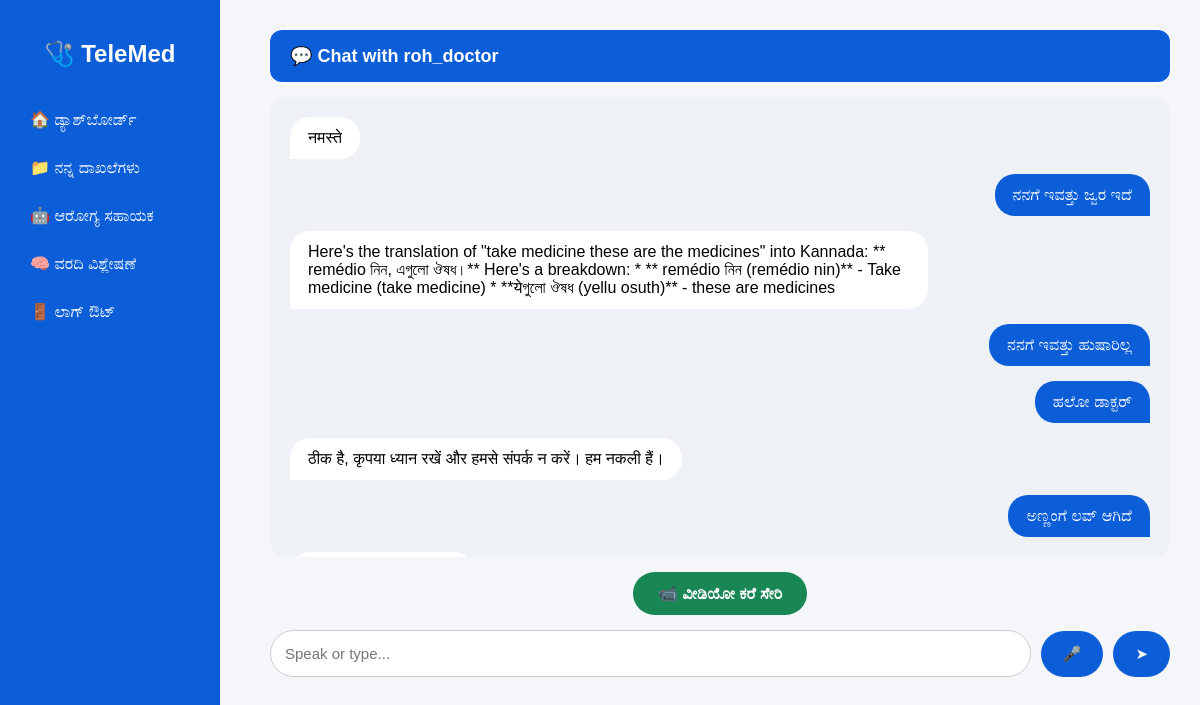
The page /chat/2 (signed in) on the database its author committed.
### tables this page shows
CREATE TABLE users (
            id INTEGER PRIMARY KEY AUTOINCREMENT,
            name TEXT,
            email TEXT,
            password TEXT,
            role TEXT
        );

CREATE TABLE messages (
            id INTEGER PRIMARY KEY AUTOINCREMENT,
            sender_id INTEGER,
            receiver_id INTEGER,
            message_en TEXT,
            message_kn TEXT,
            timestamp DATETIME DEFAULT CURRENT_TIMESTAMP
        );

### app.py (the view, shortened to what this page needs)
@app.route("/chat/<int:other_id>", methods=["GET", "POST"])
def chat(other_id):
    if "user_id" not in session:
        return redirect(url_for("login"))
    db = get_db()
    cur = db.cursor()
    if session["role"] == "patient":
        cur.execute("""
            SELECT sender_id,message_kn
            FROM messages
            WHERE (sender_id=? AND receiver_id=?)
               OR (sender_id=? AND receiver_id=?)
            ORDER BY timestamp
        """, (session["user_id"], other_id, other_id, session["user_id"]))
    chats = cur.fetchall()
    cur.execute("SELECT name FROM users WHERE id=?", (other_id,))
    other_name = cur.fetchone()[0]
    db.close()
    return render_template(
        "chat.html",
        chats=chats,
        other_name=other_name
    )

### app.py (called while the page is built)
def get_db():
    return sqlite3.connect("db.sqlite3")

### templates/chat.html (shortened to what this page needs)
{% extends "layout.html" %}
{% block content %}
<div class="chat-header">
    💬 Chat with {{ other_name }}
</div>
<div class="chat-box" id="chatBox">
    {% for msg in chats %}
        {% if msg[0] == session.user_id %}
            <div class="msg-you">
                <span>{{ msg[1] }}</span>
            </div>
        {% else %}
            <div class="msg-other">
                <span>{{ msg[1] }}</span>
            </div>
        {% endif %}
    {% endfor %}
</div>
<div class="video-bar">
    <a href="https://meet.google.com/kzw-rqov-ric" target="_blank">
    📹
    {% if session.role == "patient" %}
        ವೀಡಿಯೋ ಕರೆ ಸೇರಿ
    {% else %}
        Join Video Call
    {% endif %}
</a>
</div>
<form method="post" class="input-area">
    <input id="msg" name="message" placeholder="Speak or type..." required>
    {% if session.role == "patient" %}
    <button type="button"
            class="mic-btn-inline"
            onmousedown="startRecording()"
            onmouseup="stopRecording()"
            ontouchstart="startRecording()"
            ontouchend="stopRecording()">
        🎤
    </button>
    {% endif %}
    <button type="submit">➤</button>
</form>
{% endblock %}

### templates/layout.html (style rules this page uses)
body { margin: 0; font-family: Arial, sans-serif; background: #f4f6f9; }

### templates/chat.html (style rules this page uses)
.chat-header { background: #0b5ed7; color: white; padding: 15px 20px; border-radius: 12px; font-size: 18px; font-weight: bold; margin-bottom: 15px; }
.chat-box { height: 420px; overflow-y: auto; padding: 20px; background: #eef2f7; border-radius: 15px; }
.msg-you { text-align: right; margin-bottom: 15px; }
.msg-you span { display: inline-block; background: #0b5ed7; color: white; padding: 12px 18px; border-radius: 20px 20px 0 20px; max-width: 70%; }
.msg-other { text-align: left; margin-bottom: 15px; }
.msg-other span { display: inline-block; background: white; padding: 12px 18px; border-radius: 20px 20px 20px 0; max-width: 70%; }
.input-area { display: flex; align-items: center; gap: 10px; margin-top: 15px; }
.input-area input { flex: 1; padding: 14px; border-radius: 25px; border: 1px solid #ccc; font-size: 15px; }
.input-area button { padding: 14px 22px; border: none; border-radius: 25px; background: #0b5ed7; color: white; font-size: 15px; cursor: pointer; }
.video-bar { text-align: center; margin: 15px 0; }
.video-bar a { display: inline-block; padding: 12px 25px; background: #198754; color: white; text-decoration: none; border-radius: 25px; font-weight: bold; }

### rows shown on the page
users: name "roh_doctor"
messages: message_kn "नमस्ते"
messages: message_kn "ನನಗೆ ಇವತ್ತು ಜ್ವರ ಇದೆ"
messages: message_kn "Here's the translation of \"take medicine these are the medicines\" into Kannada: ** remédio নিন, এগুলো ঔষধ।** Here's a breakdown: * ** remédio নিন (remédio nin)** - Take medicine (take medicine) * **येগুলো ঔষধ (yellu osuth)** - these are medicines"
messages: message_kn "ನನಗೆ ಇವತ್ತು ಹುಷಾರಿಲ್ಲ"
messages: message_kn "ಹಲೋ ಡಾಕ್ಟರ್"
messages: message_kn "ठीक है, कृपया ध्यान रखें और हमसे संपर्क न करें। हम नकली हैं।"
messages: message_kn "ಅಣ್ಣಂಗೆ ಲವ್ ಆಗಿದೆ"
